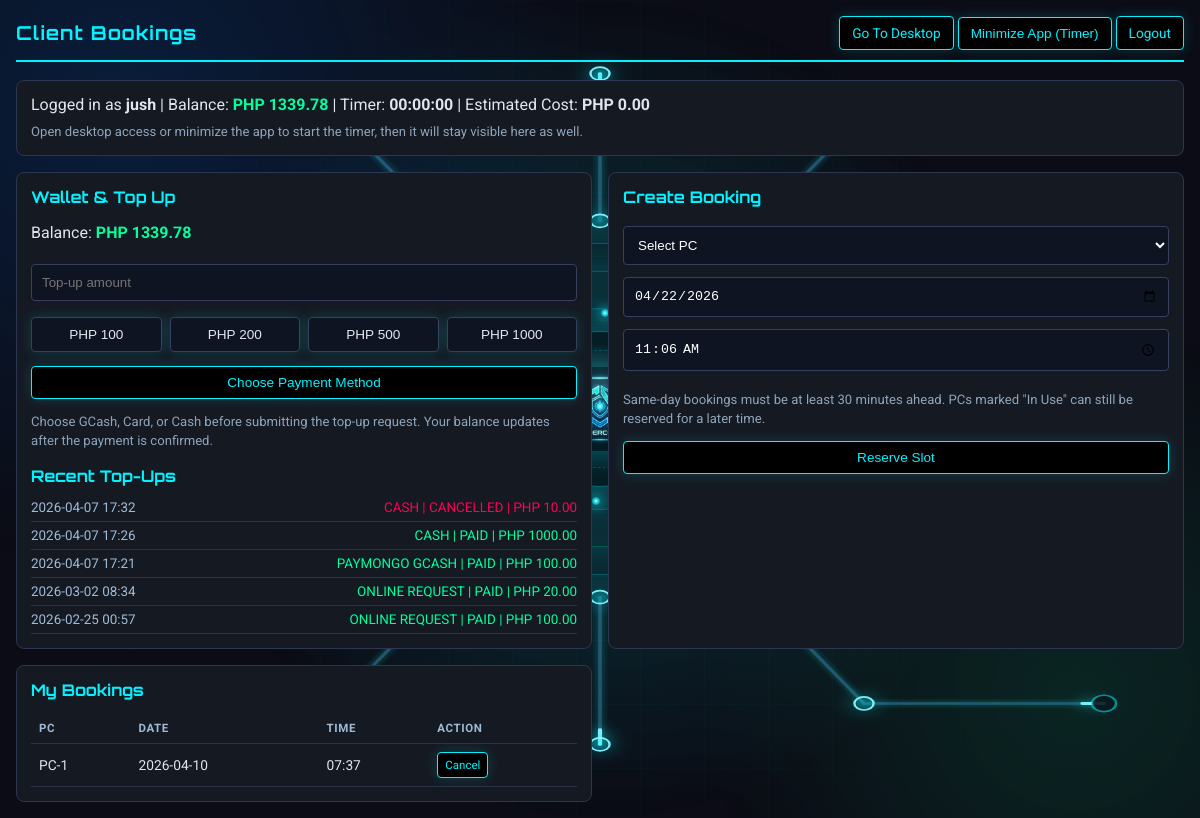
The page /client/bookings (signed in) on the database as committed earlier.
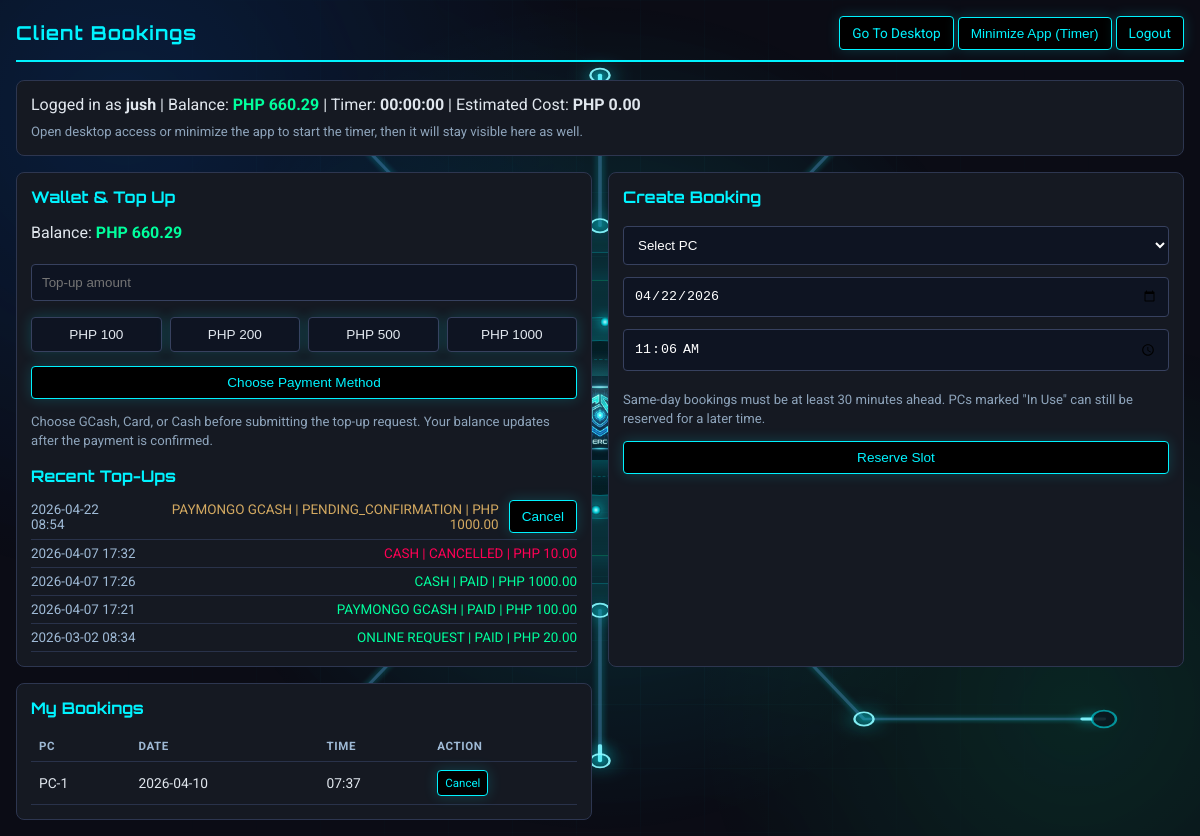
The same page on the database as committed later.
### app.py (models this page shows, shortened)
class User(UserMixin, db.Model):
    id = db.Column(db.Integer, primary_key=True)
    username = db.Column(db.String(80), unique=True, nullable=False)
    password_hash = db.Column(db.String(120), nullable=False)
    pondo = db.Column(db.Float, default=0.0)
    is_admin = db.Column(db.Boolean, default=False)

class PaymentTransaction(db.Model):
    id = db.Column(db.Integer, primary_key=True)
    user_id = db.Column(db.Integer, db.ForeignKey('user.id'), nullable=False)
    provider = db.Column(db.String(32), nullable=False, default="online_request")
    external_id = db.Column(db.String(128), unique=True, nullable=False)
    amount = db.Column(db.Float, nullable=False)
    currency = db.Column(db.String(8), nullable=False, default="php")
    status = db.Column(db.String(32), nullable=False, default="pending")
    created_at = db.Column(db.DateTime, default=datetime.now)
    credited_at = db.Column(db.DateTime, nullable=True)

class Booking(db.Model):
    id = db.Column(db.Integer, primary_key=True)
    user_id = db.Column(db.Integer, db.ForeignKey('user.id'), nullable=False)
    pc_id = db.Column(db.Integer, db.ForeignKey('pc.id'), nullable=False)
    booking_date = db.Column(db.String(20), nullable=True)
    time_slot = db.Column(db.String(20), nullable=False)
    user = db.relationship('User', backref='bookings')
    pc = db.relationship('PC', backref='bookings')

class PC(db.Model):
    id = db.Column(db.Integer, primary_key=True)
    name = db.Column(db.String(20), unique=True, nullable=False)
    is_occupied = db.Column(db.Boolean, default=False)
    lan_ip = db.Column(db.String(64), nullable=True)
    lan_port = db.Column(db.Integer, nullable=True)
    last_agent_seen_at = db.Column(db.DateTime, nullable=True)
    online_since_at = db.Column(db.DateTime, nullable=True)

### app.py (the view)
@app.route('/client/bookings')
@login_required
def client_bookings():
    if current_user.is_admin:
        return redirect(url_for('view_bookings'))
    now_dt = datetime.now()
    pcs = PC.query.order_by(PC.id.asc()).all()
    annotate_booking_usage_for_pcs(pcs, now_dt=now_dt)
    my_bookings = Booking.query.filter_by(user_id=current_user.id).order_by(Booking.id.desc()).all()
    recent_payments = get_recent_payment_requests(current_user.id)
    return render_template(
        'client_bookings.html',
        pcs=pcs,
        bookings=my_bookings,
        recent_payments=recent_payments,
        today_date=now_dt.strftime("%Y-%m-%d"),
        booking_lead_minutes=BOOKING_LEAD_MINUTES,
        hourly_rate=HOURLY_RATE,
        kiosk_mode=is_kiosk_mode_enabled()
    )

### app.py (called while the page is built, shortened)
@login_manager.user_loader
def load_user(user_id):
    return db.session.get(User, int(user_id))

def get_agent_online_window_seconds():
    try:
        return max(int(os.getenv("LAN_AGENT_ONLINE_WINDOW_SECONDS", "90")), 1)
    except Exception:
        return 90

def is_pc_online(pc, now_dt=None, online_window_seconds=None):
    if not pc or not pc.last_agent_seen_at:
        return False
    if now_dt is None:
        now_dt = datetime.now()
    if online_window_seconds is None:
        online_window_seconds = get_agent_online_window_seconds()
    return (now_dt - pc.last_agent_seen_at).total_seconds() <= online_window_seconds

def annotate_booking_usage_for_pcs(pcs, now_dt=None):
    if not pcs:
        return pcs
    if now_dt is None:
        now_dt = datetime.now()
    online_window_seconds = get_agent_online_window_seconds()
    active_sessions = Session.query.filter_by(end_time=None).order_by(Session.start_time.desc()).all()
    active_session_by_pc = {}
    for session in active_sessions:
        active_session_by_pc.setdefault(session.pc_id, session)
    for pc in pcs:
        active_session = active_session_by_pc.get(pc.id)
        online_now = is_pc_online(pc, now_dt, online_window_seconds)
        pc.booking_in_use_now = bool(pc.is_occupied or active_session or online_now)
    return pcs

def get_recent_payment_requests(user_id, limit=5):
    try:
        max_rows = max(1, int(limit))
    except Exception:
        max_rows = 5
    return PaymentTransaction.query.filter_by(user_id=user_id).order_by(PaymentTransaction.created_at.desc()).limit(max_rows).all()

def is_kiosk_mode_enabled():
    return str(os.getenv("PYPONDO_KIOSK_MODE", "0")).strip().lower() in {"1", "true", "yes"}

@app.before_request
def bootstrap_schema():
    if not getattr(app, "_schema_ready", False):
        db.create_all()
        ensure_pc_lan_ip_column()
        ensure_booking_date_column()
        ensure_session_last_charged_at_column()
        ensure_core_seed_data()
        app._schema_ready = True

def start_periodic_billing():
    global _billing_thread_started
    if _billing_thread_started or BILLING_DISABLED:
        return

@app.before_request
def ensure_billing_started():
    start_periodic_billing()

### templates/client_bookings.html (shortened to what this page needs)
<!DOCTYPE html>
<html lang="en">
<head>
</head>
<body>
    {% include '_animated_background.html' %}
    <div class="top">
        <h1>Client Bookings</h1>
        <div>
            {% if current_user.pondo > 0 %}
            <a class="btn ok" href="{{ url_for('client_desktop') }}">Go To Desktop</a>
            <button type="button" class="btn" onclick="minimizeClientApp()">Minimize App (Timer)</button>
            {% endif %}
            {% if not kiosk_mode %}
            <a class="btn warn" href="{{ url_for('logout') }}" onclick="clearDashboardTimerState()">Logout</a>
            {% endif %}
        </div>
    </div>
    <div class="card" style="margin-bottom:16px;">
        Logged in as <strong>{{ current_user.username }}</strong> |
        Balance:
        <span class="{{ 'balance-ok' if current_user.pondo > 0 else 'balance-low' }}">
            PHP {{ "%.2f"|format(current_user.pondo) }}
        </span>
        | Timer: <strong id="dashboard-timer-time">00:00:00</strong>
        | Estimated Cost: <strong id="dashboard-timer-cost">PHP 0.00</strong>
        <div class="subtle" id="dashboard-timer-note" style="margin-top:8px;">
        </div>
    </div>
    <div class="grid">
        <div class="card">
            <h2>Wallet &amp; Top Up</h2>
            <p>
                Balance:
                <span class="{{ 'balance-ok' if current_user.pondo > 0 else 'balance-low' }}">
                    PHP {{ "%.2f"|format(current_user.pondo) }}
                </span>
            </p>
            <form action="{{ url_for('topup_online') }}" method="POST">
                <input id="topupAmount" type="number" name="amount" min="1" max="10000" step="0.01" placeholder="Top-up amount" required>
                <div class="quick-amounts">
                    <button type="button" onclick="setTopup(100)">PHP 100</button>
                    <button type="button" onclick="setTopup(200)">PHP 200</button>
                    <button type="button" onclick="setTopup(500)">PHP 500</button>
                    <button type="button" onclick="setTopup(1000)">PHP 1000</button>
                </div>
                <button type="submit" class="btn" style="width:100%; margin-top:10px;">Choose Payment Method</button>
            </form>
            <p class="subtle">Choose GCash, Card, or Cash before submitting the top-up request. Your balance updates after the payment is confirmed.</p>
            <div style="margin-top: 16px;">
                <h2 style="margin-bottom: 8px;">Recent Top-Ups</h2>
                {% if recent_payments %}
                    {% for tx in recent_payments %}
                        <div class="history-row">
                            <div class="history-main">
                                <span style="color:#9fbad6;">{{ tx.created_at.strftime('%Y-%m-%d %H:%M') }}</span>
                                <span style="color: {{ 'var(--ok)' if tx.status == 'paid' else ('var(--warn)' if tx.status == 'cancelled' else '#d3a961') }};">
                                    {{ tx.provider.replace('_', ' ')|upper }} | {{ tx.status|upper }} | PHP {{ "%.2f"|format(tx.amount) }}
                                </span>
                            </div>
                            {% if tx.status in ['pending', 'pending_confirmation', 'awaiting_cash'] %}
                            <div class="history-action">
                                <form action="{{ url_for('client_cancel_payment', payment_id=tx.id) }}" method="POST">
                                    <button type="submit" class="btn history-cancel">Cancel</button>
                                </form>
                            </div>
                            {% endif %}
                        </div>
                    {% endfor %}
                {% else %}
                    <div class="subtle">No top-up transactions yet.</div>
                {% endif %}
            </div>
        </div>
        <div class="card">
            <h2>Create Booking</h2>
            <form action="{{ url_for('book_pc') }}" method="POST" class="booking-form">
                <select name="pc_id" required>
                    <option value="" disabled selected>Select PC</option>
                </select>
                <input type="date" name="booking_date" class="booking-date-input" min="{{ today_date }}" value="{{ today_date }}" required>
                <input type="time" name="time_slot" class="booking-time-input" required>
                <p class="subtle">Same-day bookings must be at least {{ booking_lead_minutes }} minutes ahead. PCs marked "In Use" can still be reserved for a later time.</p>
                <button type="submit" class="btn" style="width:100%;">Reserve Slot</button>
            </form>
        </div>
        <div class="card">
            <h2>My Bookings</h2>
            <table>
                <thead>
                    <tr>
                        <th>PC</th>
                        <th>Date</th>
                        <th>Time</th>
                        <th>Action</th>
                    </tr>
                </thead>
                <tbody>
                    {% for booking in bookings %}
                    <tr>
                        <td>{{ booking.pc.name }}</td>
                        <td>{{ booking.booking_date or 'N/A' }}</td>
                        <td>{{ booking.time_slot }}</td>
                        <td>
                            <a class="btn warn" style="padding:5px 7px; font-size:0.72rem;" href="{{ url_for('client_delete_booking', id=booking.id) }}">Cancel</a>
                        </td>
                    </tr>
                    {% else %}
                    <tr><td colspan="4" style="color:#6f7f97;">No bookings yet.</td></tr>
                    {% endfor %}
                </tbody>
            </table>
        </div>
    </div>
</body>
</html>

### templates/_animated_background.html (shortened to what this page needs)
<div class="cyber-bg" aria-hidden="true">
    <div class="cyber-grid"></div>
    <div class="cyber-core">
        <div class="cyber-core-ring"></div>
        <div class="cyber-core-shell"></div>
        <img class="cyber-core-icon" src="/app-icon.png" alt="">
        <div class="cyber-sparks">
            <span></span>
            <span></span>
        </div>
    </div>
</div>

### templates/client_bookings.html (style rules this page uses)
:root { --bg: #0b0c15; --card: #151922; --line: #00f3ff; --ok: #00ff9d; --warn: #ff0055; --text: #e0e6ed; }
body { margin: 0; background: var(--bg); color: var(--text); font-family: 'Roboto', sans-serif; padding: 16px; }
.top { display: flex; justify-content: space-between; align-items: center; border-bottom: 2px solid var(--line); padding-bottom: 10px; margin-bottom: 18px; }
.top h1 { margin: 0; font-family: 'Orbitron', sans-serif; font-size: 1.2rem; color: var(--line); letter-spacing: 1px; }
.btn, .quick-amounts button, .btn.history-cancel { display: inline-block; text-decoration: none; border: 1px solid var(--line); color: var(--line); background: #000; padding: 8px 12px; border-radius: 4px; font-size: 0.85rem; box-shadow: 0 0 14px rgba(0, 243, 255, 0.18); transition: background 0.18s ease, color 0.18s ease, box-shadow 0.18s ease, border-color 0.18s ease; cursor: pointer; }
.warn { border-color: var(--line); color: var(--line); }
.ok { border-color: var(--line); color: var(--line); }
.history-cancel { border-color: var(--line); color: var(--line); }
.grid { display: grid; grid-template-columns: 1fr 1fr; gap: 16px; }
.card { border: 1px solid #2d3650; border-radius: 8px; background: var(--card); padding: 14px; }
.card h2 { margin-top: 0; font-family: 'Orbitron', sans-serif; color: var(--line); font-size: 1rem; }
input, select { width: 100%; box-sizing: border-box; margin: 6px 0; padding: 10px; border-radius: 4px; border: 1px solid #37415f; background: #0e1422; color: #fff; }
table { width: 100%; border-collapse: collapse; margin-top: 8px; }
th, td { border-bottom: 1px solid #29324a; padding: 8px; font-size: 0.86rem; text-align: left; }
th { color: #9fbad6; text-transform: uppercase; font-size: 0.72rem; letter-spacing: 0.6px; }
.balance-ok { color: var(--ok); font-weight: 700; }
.quick-amounts { display: flex; gap: 8px; flex-wrap: wrap; margin: 10px 0 4px; }
.quick-amounts button { flex: 1 1 90px; border: 1px solid #37415f; background: #0e1422; color: var(--text); padding: 9px 10px; border-radius: 4px; cursor: pointer; }
.subtle { color: #8ea4bb; font-size: 0.82rem; line-height: 1.45; }
.history-row { display: flex; justify-content: space-between; align-items: center; gap: 10px; padding: 6px 0; border-bottom: 1px solid #29324a; font-size: 0.84rem; }
.history-main { display: flex; justify-content: space-between; align-items: center; gap: 10px; flex: 1; min-width: 0; }
.history-main span:last-child { text-align: right; }
.history-action form { margin: 0; }
.history-cancel { border-color: var(--warn); color: var(--warn); padding: 5px 8px; font-size: 0.72rem; }

Rows that differ between the two databases and show on the page:
no longer on this page (row unchanged): PaymentTransaction: created_at "2026-02-25 00:57", provider.replace "ONLINE REQUEST", status "PAID", amount "100.00"
changed User "jush": pondo "1339.78" → "660.29"
added PaymentTransaction: created_at "2026-04-22 08:54", provider.replace "PAYMONGO GCASH", status "PENDING_CONFIRMATION", amount "1000.00"
